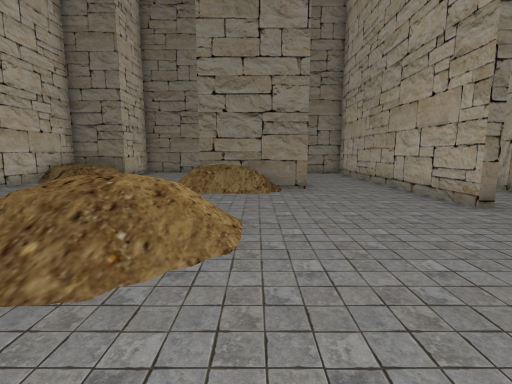
view 1 (above)

21 first-person views from a walk through a 3-D level made in the Unity game engine. The camera is 1.3 m above the floor, tilts 8° down and sees 85° across. The floor is counted in squares, 1.2 m on a side. Each view is taken from the middle of a square. On the plan, view 1 faces up. The plan holds only what a view shows up to about 12 squares ahead; the rest is blank. The place goes on beyond the plan. The player is left out.

view 2
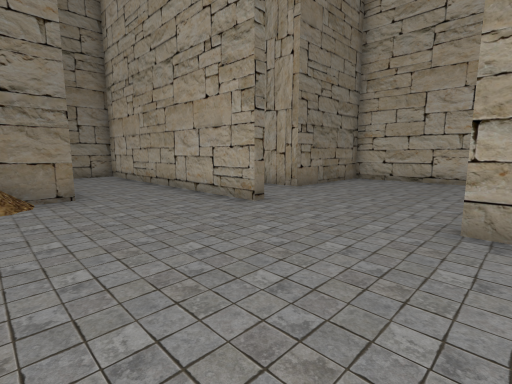

view 3
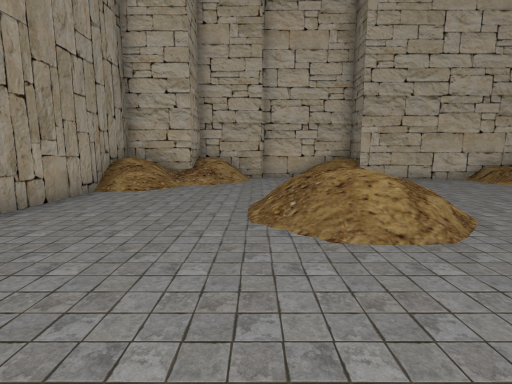

view 4
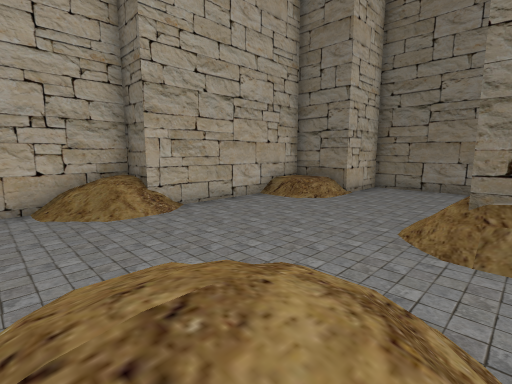

view 5
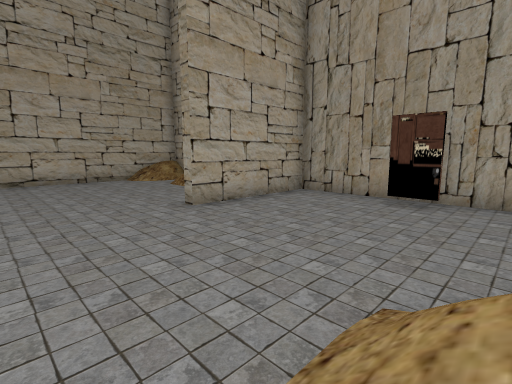

view 6
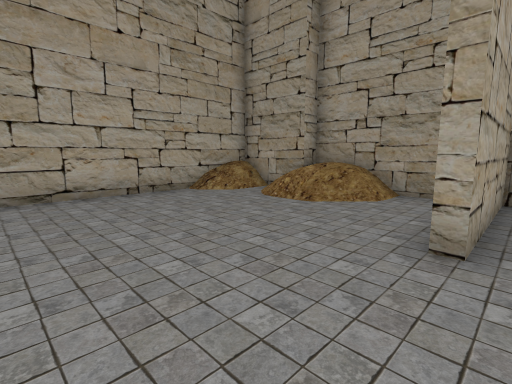

view 7
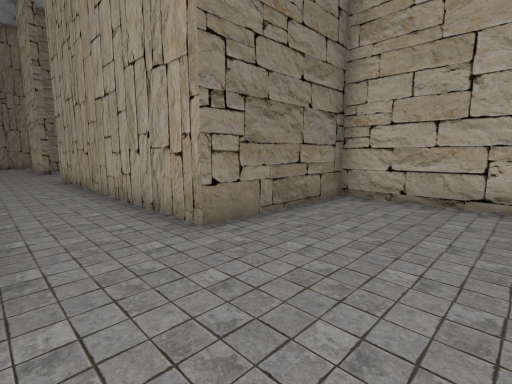

view 8
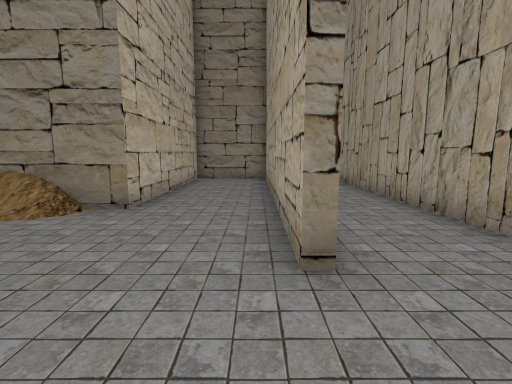

view 9
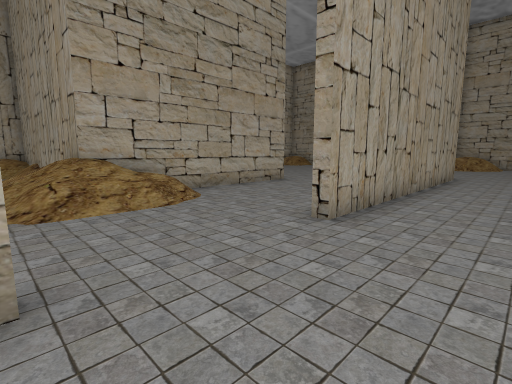

view 10
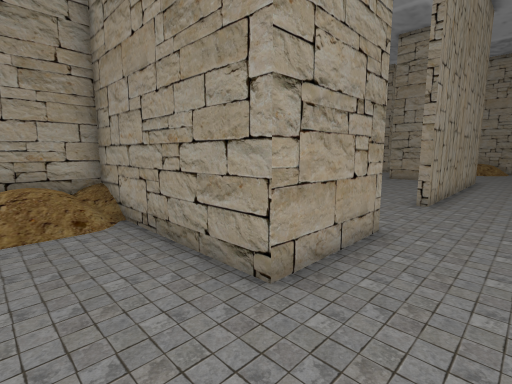

view 11
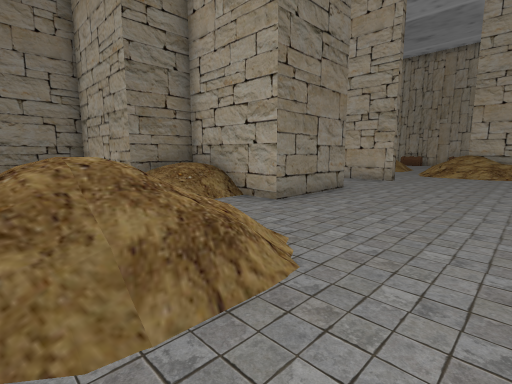

view 12
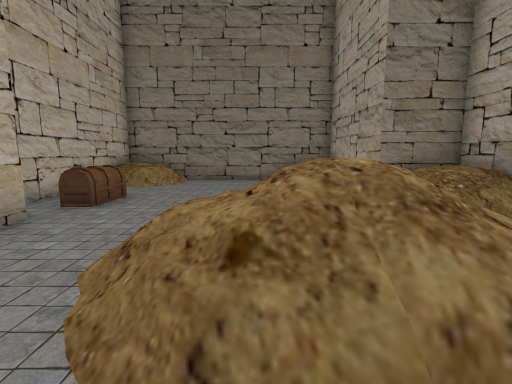

view 13
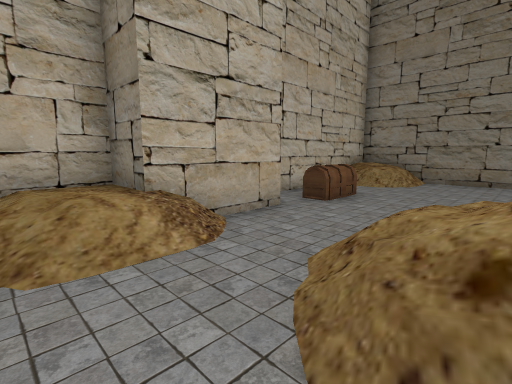

view 14
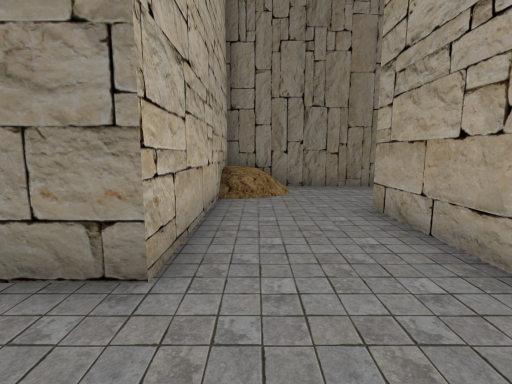

view 15
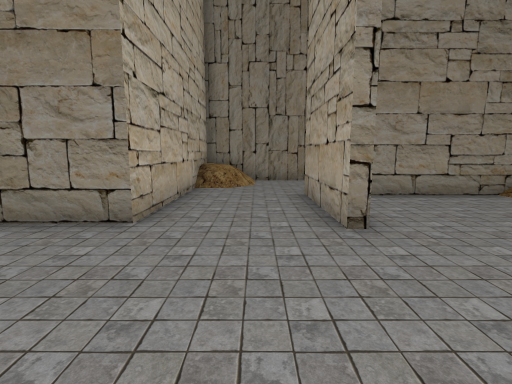

view 16
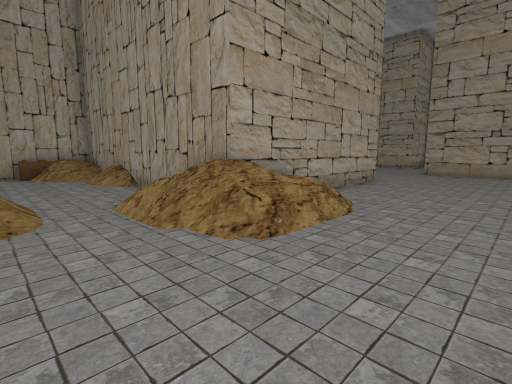

view 17
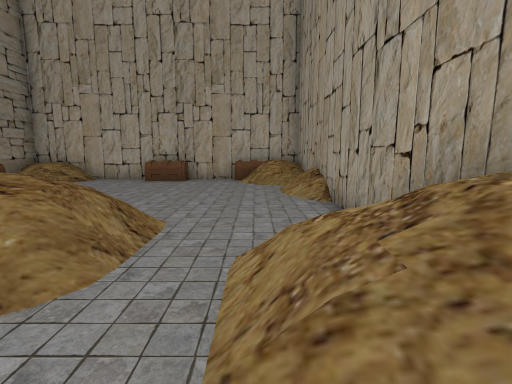

view 18
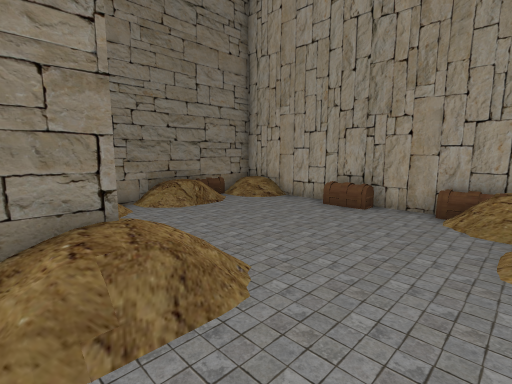

view 19
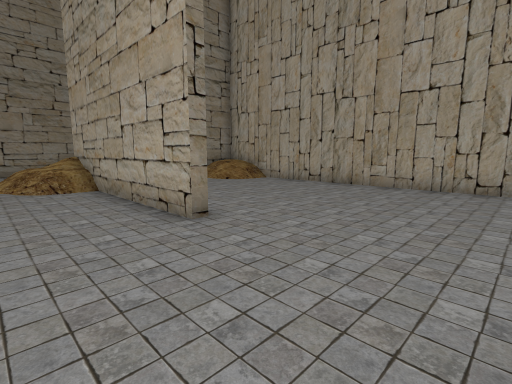

view 20
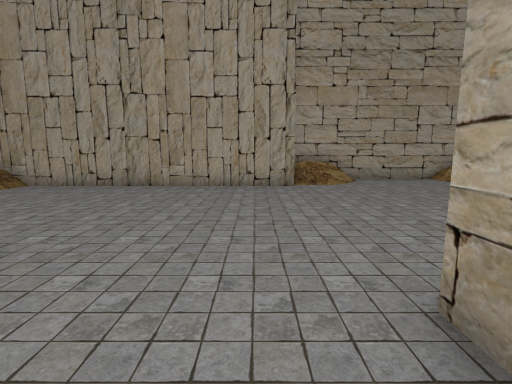

view 21
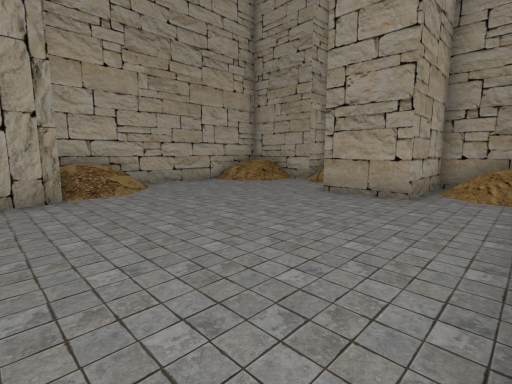

### Floor plan
Key: @ floor where view 1 was taken; # wall or solid block; . main floor; : floor 0.75 m higher than the main floor; + floor 1 m higher than the main floor; / step, stairs or slope; C chest; O other object.
Columns run from 10 left of view 1 to 23 right of it. Each row starts with its distance up from view 1.
 29                           ####O###
 28  #########                //////:#
 27  #//...  #    ######      .....//#
 26  #/....  #    #//.....//# .......#
 25  #.....  #    #/......//# .......#
 24  #C...   ###  #.......//# ......C
 23  #C..    /+#  #..########//.....C
 22   ...    //#  #..#.....////......#
 21   #..//   .#  #..#..............C#
 20   #../// ..####..#...////....../##
 19  ##/.////............/// .../////#
 18  #:/..///............//###########
 17  #//.................//#   / #
 16       ...........#...//#   ./#
 15     ####   ####..#.....#  ...#
 14     #...   #..#..#.....# ....#
 13   ###...   #..#..#.....#.....#
 12   #:/...   #..#..#.....#.....#
 11   #//...   #..#..# ....#.....#
 10   #.....   #..#..# ..........#
  9   #.....  ##..#..# ..........#
  8   #.....###...#..# ..........#
  7  ##...........#..# ..........#
  6 ##/...........#..######......./+#
  5 #//.... //............#.......//#
  4 #/....////............#.........#
  3 #.....////............#.........#
  2 ##.....///............#.........#
  1  #//..........#.......#.###.....#
  0  #//......@...#....../#/#  ...//#
 -1  ###//........#..///./#O#  //./
 -2    #//........# ./+######    ##
 -3    #################         #

Where each view was taken, in squares from view 1:
view 1: 0 up, 0 right, facing up
view 2: 1 up, 0 right, facing up-right
view 3: 2 up, 3 right, facing left
view 4: 3 up, 1 left, facing up-left
view 5: 5 up, 1 left, facing down-right
view 6: 5 up, 4 right, facing down-right
view 7: 3 up, 5 right, facing up-right
view 8: 3 up, 4 right, facing up
view 9: 20 up, 5 right, facing down-right
view 10: 26 up, 5 right, facing down-right
view 11: 16 up, 4 left, facing up-right
view 12: 17 up, 4 left, facing up
view 13: 17 up, 4 left, facing up-left
view 14: 18 up, 5 right, facing up
view 15: 16 up, 6 right, facing up
view 16: 22 up, 8 right, facing down-right
view 17: 20 up, 11 right, facing right
view 18: 19 up, 13 right, facing up-right
view 19: 7 up, 10 right, facing up-right
view 20: 8 up, 10 right, facing right
view 21: 8 up, 12 right, facing down-right
